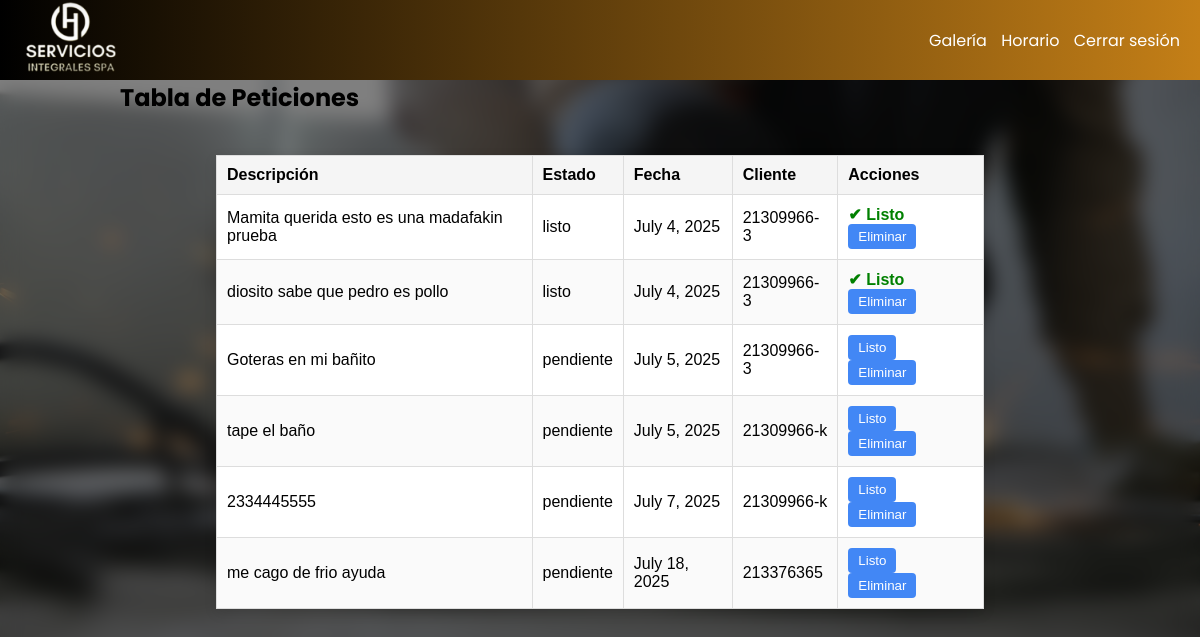
Page /edit/ (signed in) on the committed database.
### app/models.py (models this page shows, shortened)
class Solicitud(models.Model):
    cliente = models.ForeignKey(settings.AUTH_USER_MODEL, on_delete=models.CASCADE, limit_choices_to={'rol': 'cliente'})
    servicio = models.ForeignKey(Servicio, on_delete=models.CASCADE)
    descripcion = models.TextField()
    estado = models.CharField(max_length=30, default='pendiente')  # pendiente, aceptado, etc.
    fecha = models.DateField(auto_now_add=True)

class Usuario(AbstractUser):
    ROLES = (
        ('cliente', 'Cliente'),
        ('trabajador', 'Trabajador'),
        ('admin', 'Administrador'),
    )
    telefono = models.CharField(max_length=20, blank=True)
    fecha_nacimiento = models.DateField(null=True, blank=True)
    rol = models.CharField(max_length=20, choices=ROLES, default='cliente')
    class Meta:
        verbose_name = 'Usuario'
        verbose_name_plural = 'Usuarios'

### app/views.py (the view, shortened to what this page needs)
# urls.py: path('edit/',views.edit, name='edit') #tabla de peticiones
def edit(request):
    solicitudes = Solicitud.objects.all()
    return render(request, 'app/edit.html', {'solicitudes': solicitudes})

### app/templates/app/edit.html (shortened to what this page needs)
{% extends 'app/base.html' %}
{% load static %}
{% block contenido %}
<h2 class="titulo-blanco">Tabla de Peticiones</h2>
<form method="post">
    <table class="tabla-blanca">
        <thead>
            <tr>
                <th>Descripción</th>
                <th>Estado</th>
                <th>Fecha</th>
                <th>Cliente</th>
                <th>Acciones</th>
            </tr>
        </thead>
        <tbody>
            {% for solicitud in solicitudes %}
            <tr>
                <td>{{ solicitud.descripcion }}</td>
                <td>{{ solicitud.estado }}</td>
                <td>{{ solicitud.fecha }}</td>
                <td>{{ solicitud.cliente.username }}</td>
                <td>
                    {% if solicitud.estado != 'listo' %}
                        <button type="submit" name="marcar_listo" value="{{ solicitud.id }}">Listo</button>
                    {% else %}
                        <span style="color: green; font-weight: bold;">✔ Listo</span>
                    {% endif %}
                    <button type="submit" name="eliminar" value="{{ solicitud.id }}" onclick="return confirm('¿Eliminar esta solicitud?');">Eliminar</button>
                </td>
            </tr>
            {% endfor %}
        </tbody>
    </table>
</form>
{% endblock %}

### app/static/app/css/estilos.css (style rules this page uses)
* { margin:0; padding:0; }
body { background: url("/static/app/img/pexels-rezwan-1216544.jpg") no-repeat; background-size: cover; background-position: center; font-family: 'Poppins', sans-serif; }
h2 { font-size: 24px; }

### app/templates/app/edit.html (style rules this page uses)
.tabla-blanca { width: 80%; margin: 40px auto; border-collapse: collapse; font-family: Arial, sans-serif; background-color: white; border: 1px solid #ccc; box-shadow: 0 4px 12px rgba(0, 0, 0, 0.1); }
.tabla-blanca th, .tabla-blanca td { border: 1px solid #ddd; padding: 10px; text-align: left; }
.tabla-blanca th { background-color: #f5f5f5; font-weight: bold; }
.tabla-blanca tr:nth-child(even) { background-color: #fafafa; }
.tabla-blanca button { padding: 5px 10px; border: none; background-color: #4287f5; color: white; border-radius: 4px; cursor: pointer; margin-right: 5px; }

### rows in the picture
Solicitud: descripcion "Mamita querida esto es una madafakin prueba", estado "listo", fecha "July 4, 2025", cliente.username "21309966-3", shows "✔ Listo", {{ solicitud.id }} 1 (drawn)
Solicitud: descripcion "diosito sabe que pedro es pollo", estado "listo", fecha "July 4, 2025", cliente.username "21309966-3", shows "✔ Listo", {{ solicitud.id }} 2 (drawn)
Solicitud: descripcion "Goteras en mi bañito", estado "pendiente", fecha "July 5, 2025", cliente.username "21309966-3", {{ solicitud.id }} 3 (drawn)
Solicitud: descripcion "tape el baño", estado "pendiente", fecha "July 5, 2025", cliente.username "21309966-k", {{ solicitud.id }} 5 (drawn)
Solicitud: descripcion "2334445555", estado "pendiente", fecha "July 7, 2025", cliente.username "21309966-k", {{ solicitud.id }} 6 (drawn)
Solicitud: descripcion "me cago de frio ayuda", estado "pendiente", fecha "July 18, 2025", cliente.username "213376365", {{ solicitud.id }} 7 (drawn)
